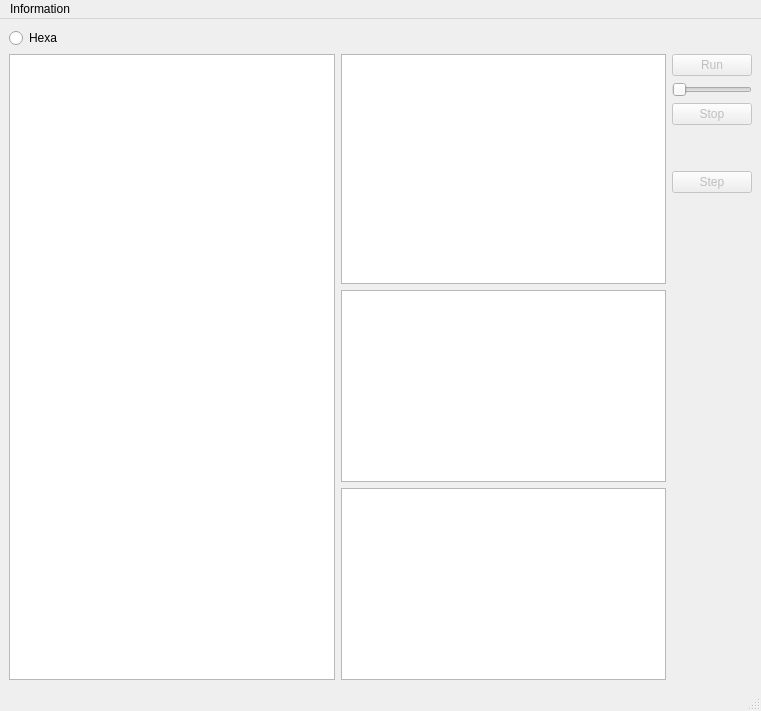
<?xml version="1.0" encoding="UTF-8"?>
<ui version="4.0">
 <class>BoardMgr</class>
 <widget class="QMainWindow" name="BoardMgr">
  <property name="geometry">
   <rect>
    <x>0</x>
    <y>0</y>
    <width>761</width>
    <height>711</height>
   </rect>
  </property>
  <property name="windowTitle">
   <string>Board</string>
  </property>
  <widget class="QWidget" name="centralwidget">
   <layout class="QGridLayout" name="gridLayout">
    <item row="0" column="0">
     <widget class="QRadioButton" name="hexaMode">
      <property name="text">
       <string>Hexa</string>
      </property>
     </widget>
    </item>
    <item row="2" column="0">
     <layout class="QGridLayout" name="globalLayout">
      <property name="sizeConstraint">
       <enum>QLayout::SetDefaultConstraint</enum>
      </property>
      <property name="verticalSpacing">
       <number>6</number>
      </property>
      <item row="0" column="2">
       <layout class="QVBoxLayout" name="buttonsLayout">
        <property name="spacing">
         <number>6</number>
        </property>
        <property name="sizeConstraint">
         <enum>QLayout::SetDefaultConstraint</enum>
        </property>
        <item>
         <widget class="QPushButton" name="runButton">
          <property name="enabled">
           <bool>false</bool>
          </property>
          <property name="sizePolicy">
           <sizepolicy hsizetype="Fixed" vsizetype="Fixed">
            <horstretch>0</horstretch>
            <verstretch>0</verstretch>
           </sizepolicy>
          </property>
          <property name="text">
           <string>Run</string>
          </property>
         </widget>
        </item>
        <item>
         <widget class="QSlider" name="speedSlider">
          <property name="sizePolicy">
           <sizepolicy hsizetype="Ignored" vsizetype="Fixed">
            <horstretch>0</horstretch>
            <verstretch>0</verstretch>
           </sizepolicy>
          </property>
          <property name="minimum">
           <number>20</number>
          </property>
          <property name="maximum">
           <number>400</number>
          </property>
          <property name="singleStep">
           <number>20</number>
          </property>
          <property name="pageStep">
           <number>40</number>
          </property>
          <property name="value">
           <number>20</number>
          </property>
          <property name="orientation">
           <enum>Qt::Horizontal</enum>
          </property>
         </widget>
        </item>
        <item>
         <widget class="QPushButton" name="stopButton">
          <property name="enabled">
           <bool>false</bool>
          </property>
          <property name="sizePolicy">
           <sizepolicy hsizetype="Fixed" vsizetype="Fixed">
            <horstretch>0</horstretch>
            <verstretch>0</verstretch>
           </sizepolicy>
          </property>
          <property name="text">
           <string>Stop</string>
          </property>
         </widget>
        </item>
        <item>
         <spacer name="verticalSpacer_2">
          <property name="orientation">
           <enum>Qt::Vertical</enum>
          </property>
          <property name="sizeType">
           <enum>QSizePolicy::Fixed</enum>
          </property>
          <property name="sizeHint" stdset="0">
           <size>
            <width>20</width>
            <height>40</height>
           </size>
          </property>
         </spacer>
        </item>
        <item>
         <widget class="QPushButton" name="stepButton">
          <property name="enabled">
           <bool>false</bool>
          </property>
          <property name="sizePolicy">
           <sizepolicy hsizetype="Fixed" vsizetype="Fixed">
            <horstretch>0</horstretch>
            <verstretch>0</verstretch>
           </sizepolicy>
          </property>
          <property name="text">
           <string>Step</string>
          </property>
         </widget>
        </item>
        <item>
         <spacer name="verticalSpacer">
          <property name="orientation">
           <enum>Qt::Vertical</enum>
          </property>
          <property name="sizeHint" stdset="0">
           <size>
            <width>20</width>
            <height>40</height>
           </size>
          </property>
         </spacer>
        </item>
       </layout>
      </item>
      <item row="0" column="1">
       <layout class="QGridLayout" name="gridLayout_2">
        <item row="0" column="0">
         <widget class="QTableWidget" name="instructionTable">
          <property name="sizePolicy">
           <sizepolicy hsizetype="Expanding" vsizetype="Expanding">
            <horstretch>0</horstretch>
            <verstretch>0</verstretch>
           </sizepolicy>
          </property>
          <property name="maximumSize">
           <size>
            <width>16777215</width>
            <height>16777215</height>
           </size>
          </property>
          <property name="editTriggers">
           <set>QAbstractItemView::NoEditTriggers</set>
          </property>
          <property name="showGrid">
           <bool>false</bool>
          </property>
          <property name="gridStyle">
           <enum>Qt::NoPen</enum>
          </property>
          <property name="columnCount">
           <number>3</number>
          </property>
          <attribute name="horizontalHeaderVisible">
           <bool>false</bool>
          </attribute>
          <attribute name="verticalHeaderVisible">
           <bool>true</bool>
          </attribute>
          <column/>
          <column/>
          <column/>
         </widget>
        </item>
        <item row="1" column="0">
         <layout class="QVBoxLayout" name="verticalLayout">
          <item>
           <widget class="QTableWidget" name="registerTable">
            <property name="sizePolicy">
             <sizepolicy hsizetype="Expanding" vsizetype="Maximum">
              <horstretch>0</horstretch>
              <verstretch>0</verstretch>
             </sizepolicy>
            </property>
            <property name="maximumSize">
             <size>
              <width>16777215</width>
              <height>16777215</height>
             </size>
            </property>
            <property name="editTriggers">
             <set>QAbstractItemView::NoEditTriggers</set>
            </property>
            <property name="showGrid">
             <bool>false</bool>
            </property>
            <attribute name="horizontalHeaderVisible">
             <bool>false</bool>
            </attribute>
            <attribute name="horizontalHeaderMinimumSectionSize">
             <number>0</number>
            </attribute>
            <attribute name="verticalHeaderVisible">
             <bool>true</bool>
            </attribute>
           </widget>
          </item>
          <item>
           <widget class="QTableWidget" name="indicatorTable">
            <property name="sizePolicy">
             <sizepolicy hsizetype="Expanding" vsizetype="Maximum">
              <horstretch>0</horstretch>
              <verstretch>0</verstretch>
             </sizepolicy>
            </property>
            <property name="maximumSize">
             <size>
              <width>16777215</width>
              <height>16777215</height>
             </size>
            </property>
            <property name="editTriggers">
             <set>QAbstractItemView::NoEditTriggers</set>
            </property>
            <property name="showGrid">
             <bool>false</bool>
            </property>
            <attribute name="horizontalHeaderVisible">
             <bool>true</bool>
            </attribute>
            <attribute name="horizontalHeaderCascadingSectionResizes">
             <bool>true</bool>
            </attribute>
            <attribute name="verticalHeaderVisible">
             <bool>false</bool>
            </attribute>
           </widget>
          </item>
         </layout>
        </item>
       </layout>
      </item>
      <item row="0" column="0">
       <widget class="QTableWidget" name="memoryTable">
        <property name="sizePolicy">
         <sizepolicy hsizetype="Expanding" vsizetype="Expanding">
          <horstretch>0</horstretch>
          <verstretch>0</verstretch>
         </sizepolicy>
        </property>
        <property name="minimumSize">
         <size>
          <width>300</width>
          <height>0</height>
         </size>
        </property>
        <property name="autoScroll">
         <bool>true</bool>
        </property>
        <property name="editTriggers">
         <set>QAbstractItemView::NoEditTriggers</set>
        </property>
        <property name="showGrid">
         <bool>false</bool>
        </property>
        <attribute name="horizontalHeaderVisible">
         <bool>false</bool>
        </attribute>
        <attribute name="verticalHeaderVisible">
         <bool>true</bool>
        </attribute>
       </widget>
      </item>
     </layout>
    </item>
   </layout>
  </widget>
  <widget class="QMenuBar" name="menubar">
   <property name="geometry">
    <rect>
     <x>0</x>
     <y>0</y>
     <width>761</width>
     <height>29</height>
    </rect>
   </property>
   <widget class="QMenu" name="menuHelp">
    <property name="title">
     <string>Information</string>
    </property>
    <addaction name="actionAboutBoard"/>
    <addaction name="actionAboutProcessor"/>
   </widget>
   <addaction name="menuHelp"/>
  </widget>
  <widget class="QStatusBar" name="statusbar"/>
  <action name="actionAboutBoard">
   <property name="text">
    <string>Board</string>
   </property>
  </action>
  <action name="actionAboutProcessor">
   <property name="text">
    <string>Processor</string>
   </property>
  </action>
 </widget>
 <resources/>
 <connections/>
</ui>
